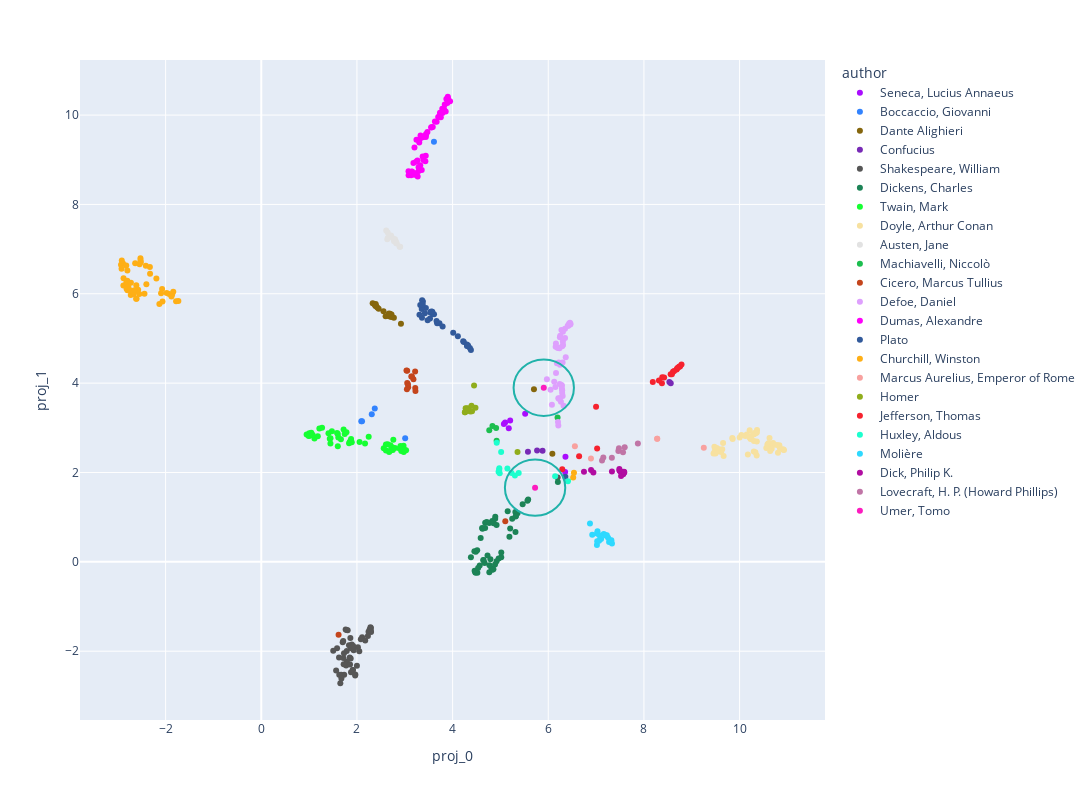

The cell this chart's notebook holds for it:
### Code cell
fig = px.scatter(data_frame = library_newtext,
                 x='proj_0',
                 y='proj_1',
                 width=1200,
                 height=800,
                 color= 'author',
                 color_discrete_sequence=px.colors.qualitative.Alphabet, #Dark24
                 hover_data= ['title']
                 )

for i in range(circle_edges.shape[0]):
    fig.add_shape(type='circle',
        xref='x', yref='y',
        x0=circle_edges['x0'][i],
        y0=circle_edges['y0'][i],
        x1=circle_edges['x1'][i],
        y1=circle_edges['y1'][i],
        line_color='LightSeaGreen',
    )


fig.show()
